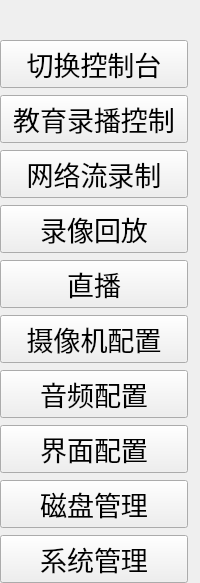
       <widget class="QWidget" name="wid_Configure" native="true">
        <property name="font">
         <font>
          <pointsize>10</pointsize>
         </font>
        </property>
        <layout class="QVBoxLayout" name="verticalLayout_3">
         <property name="spacing">
          <number>7</number>
         </property>
         <property name="leftMargin">
          <number>0</number>
         </property>
         <property name="topMargin">
          <number>0</number>
         </property>
         <property name="rightMargin">
          <number>0</number>
         </property>
         <property name="bottomMargin">
          <number>0</number>
         </property>
         <item>
          <spacer name="verticalSpacer">
           <property name="orientation">
            <enum>Qt::Vertical</enum>
           </property>
           <property name="sizeHint" stdset="0">
            <size>
             <width>20</width>
             <height>40</height>
            </size>
           </property>
          </spacer>
         </item>
         <item>
          <widget class="QPushButton" name="btn_ChaConsole">
           <property name="maximumSize">
            <size>
             <width>188</width>
             <height>16777215</height>
            </size>
           </property>
           <property name="font">
            <font>
             <pointsize>20</pointsize>
            </font>
           </property>
           <property name="text">
            <string>切换控制台</string>
           </property>
          </widget>
         </item>
         <item>
          <widget class="QPushButton" name="btn_Educontrol">
           <property name="sizePolicy">
            <sizepolicy hsizetype="Fixed" vsizetype="Fixed">
             <horstretch>0</horstretch>
             <verstretch>0</verstretch>
            </sizepolicy>
           </property>
           <property name="maximumSize">
            <size>
             <width>188</width>
             <height>16777215</height>
            </size>
           </property>
           <property name="font">
            <font>
             <pointsize>20</pointsize>
            </font>
           </property>
           <property name="text">
            <string>教育录播控制</string>
           </property>
          </widget>
         </item>
         <item>
          <widget class="QPushButton" name="btn_NetRecord">
           <property name="maximumSize">
            <size>
             <width>188</width>
             <height>16777215</height>
            </size>
           </property>
           <property name="font">
            <font>
             <pointsize>20</pointsize>
            </font>
           </property>
           <property name="text">
            <string>网络流录制</string>
           </property>
          </widget>
         </item>
         <item>
          <widget class="QPushButton" name="btn_VidPlayback">
           <property name="maximumSize">
            <size>
             <width>188</width>
             <height>16777215</height>
            </size>
           </property>
           <property name="font">
            <font>
             <pointsize>20</pointsize>
            </font>
           </property>
           <property name="text">
            <string>录像回放</string>
           </property>
          </widget>
         </item>
         <item>
          <widget class="QPushButton" name="btn_Live">
           <property name="maximumSize">
            <size>
             <width>188</width>
             <height>16777215</height>
            </size>
           </property>
           <property name="font">
            <font>
             <pointsize>20</pointsize>
            </font>
           </property>
           <property name="text">
            <string>直播</string>
           </property>
          </widget>
         </item>
         <item>
          <widget class="QPushButton" name="btn_CamConfigur">
           <property name="maximumSize">
            <size>
             <width>188</width>
             <height>16777215</height>
            </size>
           </property>
           <property name="font">
            <font>
             <pointsize>20</pointsize>
            </font>
           </property>
           <property name="text">
            <string>摄像机配置</string>
           </property>
          </widget>
         </item>
         <item>
          <widget class="QPushButton" name="btn_AudConfigur">
           <property name="maximumSize">
            <size>
             <width>188</width>
             <height>16777215</height>
            </size>
           </property>
           <property name="font">
            <font>
             <pointsize>20</pointsize>
            </font>
           </property>
           <property name="text">
            <string>音频配置</string>
           </property>
          </widget>
         </item>
         <item>
          <widget class="QPushButton" name="btn_GuiConfigur">
           <property name="maximumSize">
            <size>
             <width>188</width>
             <height>16777215</height>
            </size>
           </property>
           <property name="font">
            <font>
             <pointsize>20</pointsize>
            </font>
           </property>
           <property name="text">
            <string>界面配置</string>
           </property>
          </widget>
         </item>
         <item>
          <widget class="QPushButton" name="btn_DisManagement">
           <property name="maximumSize">
            <size>
             <width>188</width>
             <height>16777215</height>
            </size>
           </property>
           <property name="font">
            <font>
             <pointsize>20</pointsize>
            </font>
           </property>
           <property name="text">
            <string>磁盘管理</string>
           </property>
          </widget>
         </item>
         <item>
          <widget class="QPushButton" name="btn_SysConfigur">
           <property name="maximumSize">
            <size>
             <width>188</width>
             <height>16777215</height>
            </size>
           </property>
           <property name="font">
            <font>
             <pointsize>20</pointsize>
            </font>
           </property>
           <property name="text">
            <string>系统管理</string>
           </property>
          </widget>
         </item>
        </layout>
       </widget>
